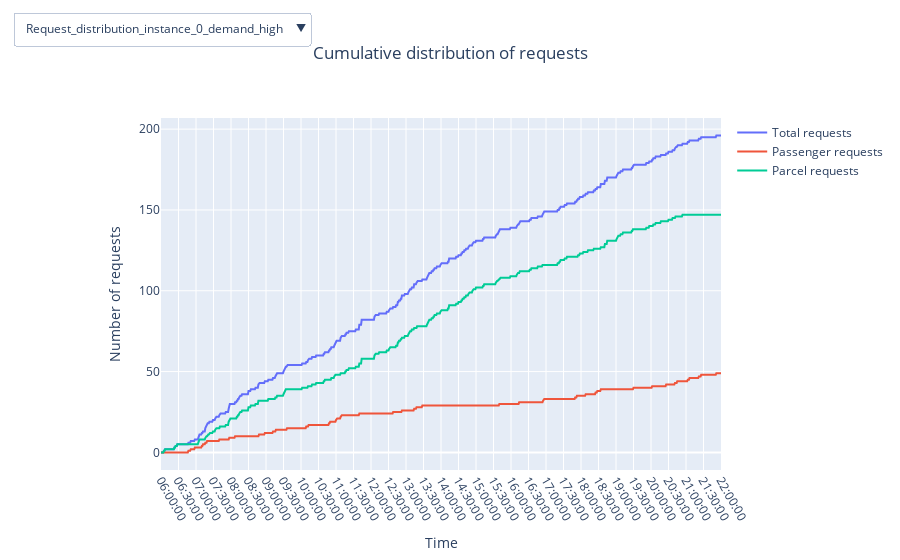

Here is the notebook cell this chart was saved with:
### Code cell
# Example function to load and create a figure from a file
def load_data_and_create_figure(Folder, filename):
    # Load data
    df = pd.read_excel(Folder + filename)

    # Create the figure (cumulative line plots for requests)
    fig = go.Figure()
    fig.add_trace(go.Scatter(x=df['Time_h'], y=df['Total_requests'].cumsum(), mode='lines', name="Total requests"))
    fig.add_trace(go.Scatter(x=df['Time_h'], y=df['Passenger_requests'].cumsum(), mode='lines', name="Passenger requests"))
    fig.add_trace(go.Scatter(x=df['Time_h'], y=df['Parcel_requests'].cumsum(), mode='lines', name="Parcel requests"))

    # Show time every 30 minutes
    fig.update_xaxes(tickvals=df['Time_h'][::30], ticktext=df['Time_h'][::30])
    
    return fig, df['Time_h']


# Create an empty figure
fig = go.Figure()

# Define the buttons for the dropdown
dropdown_buttons = []

# Add a figure trace for each file, making them initially invisible except the first file
for idx, file in enumerate(dist_files):
    # Create traces for each file using the function
    current_fig, time_h = load_data_and_create_figure(Folder_save, file)

    # Add all traces (3 traces per file) to the main figure, initially set visible to False
    for trace in current_fig.data:
        fig.add_trace(trace)
        # Set visibility of the first file's traces to True, and others to False
        fig.data[-1].visible = True if idx == 0 else False

# Add dropdown buttons for each file
for idx, file in enumerate(dist_files):
    # Make all three traces for the selected file visible
    visibility = [False] * len(fig.data)
    visibility[idx*3:(idx+1)*3] = [True, True, True]  # Make three traces visible for the selected file
    
    dropdown_buttons.append(
        dict(
            args=[{'visible': visibility}],
            label=file[:-5],  # Remove the extension from the filename
            method='update'
        )
    )

# Add dropdown menu
fig.update_layout(
    updatemenus=[
        dict(
            active=0,
            buttons=dropdown_buttons,
            x=0,
            xanchor='center',
            y=1.3,
            yanchor='top',
        )
    ]
)

fig.update_layout(
    title='Cumulative distribution of requests',
    title_x=0.5,
    xaxis_title='Time',
    yaxis_title='Number of requests',
    xaxis_tickangle=60
)

# x axis is every 30 minutes
fig.update_layout(xaxis = dict(tickvals=time_h[::30], ticktext=time_h[::30]))
# Display the figure
fig.show()

### Figure 1 — Plotly figure (JSON) as saved in the notebook; plotly's stock layout.template omitted (floating-point values rounded to 4 significant figures; data arrays with more than 128 entries replaced by an {"elided": "..."} marker saying what was removed)
{"data": [{"mode": "lines", "name": "Total requests", "type": "scatter", "visible": true, "x": {"elided": "961 str values"}, "y": {"elided": "961 int values"}}, {"mode": "lines", "name": "Passenger requests", "type": "scatter", "visible": true, "x": {"elided": "961 str values"}, "y": {"elided": "961 int values"}}, {"mode": "lines", "name": "Parcel requests", "type": "scatter", "visible": true, "x": {"elided": "961 str values"}, "y": {"elided": "961 int values"}}, {"mode": "lines", "name": "Total requests", "type": "scatter", "visible": false, "x": {"elided": "961 str values"}, "y": {"elided": "961 int values"}}, {"mode": "lines", "name": "Passenger requests", "type": "scatter", "visible": false, "x": {"elided": "961 str values"}, "y": {"elided": "961 int values"}}, {"mode": "lines", "name": "Parcel requests", "type": "scatter", "visible": false, "x": {"elided": "961 str values"}, "y": {"elided": "961 int values"}}, {"mode": "lines", "name": "Total requests", "type": "scatter", "visible": false, "x": {"elided": "961 str values"}, "y": {"elided": "961 int values"}}, {"mode": "lines", "name": "Passenger requests", "type": "scatter", "visible": false, "x": {"elided": "961 str values"}, "y": {"elided": "961 int values"}}, {"mode": "lines", "name": "Parcel requests", "type": "scatter", "visible": false, "x": {"elided": "961 str values"}, "y": {"elided": "961 int values"}}, {"mode": "lines", "name": "Total requests", "type": "scatter", "visible": false, "x": {"elided": "961 str values"}, "y": {"elided": "961 int values"}}, {"mode": "lines", "name": "Passenger requests", "type": "scatter", "visible": false, "x": {"elided": "961 str values"}, "y": {"elided": "961 int values"}}, {"mode": "lines", "name": "Parcel requests", "type": "scatter", "visible": false, "x": {"elided": "961 str values"}, "y": {"elided": "961 int values"}}], "layout": {"title": {"text": "Cumulative distribution of requests", "x": 0.5}, "updatemenus": [{"active": 0, "buttons": [{"args": [{"visible": [true, true, true, false, false, false, false, false, false, false, false, false]}], "label": "Request_distribution_instance_0_demand_high", "method": "update"}, {"args": [{"visible": [false, false, false, true, true, true, false, false, false, false, false, false]}], "label": "Request_distribution_instance_0_demand_low", "method": "update"}, {"args": [{"visible": [false, false, false, false, false, false, true, true, true, false, false, false]}], "label": "Request_distribution_instance_1_demand_high", "method": "update"}, {"args": [{"visible": [false, false, false, false, false, false, false, false, false, true, true, true]}], "label": "Request_distribution_instance_1_demand_low", "method": "update"}], "x": 0, "xanchor": "center", "y": 1.3, "yanchor": "top"}], "xaxis": {"tickangle": 60, "ticktext": ["06:00:00", "06:30:00", "07:00:00", "07:30:00", "08:00:00", "08:30:00", "09:00:00", "09:30:00", "10:00:00", "10:30:00", "11:00:00", "11:30:00", "12:00:00", "12:30:00", "13:00:00", "13:30:00", "14:00:00", "14:30:00", "15:00:00", "15:30:00", "16:00:00", "16:30:00", "17:00:00", "17:30:00", "18:00:00", "18:30:00", "19:00:00", "19:30:00", "20:00:00", "20:30:00", "21:00:00", "21:30:00", "22:00:00"], "tickvals": ["06:00:00", "06:30:00", "07:00:00", "07:30:00", "08:00:00", "08:30:00", "09:00:00", "09:30:00", "10:00:00", "10:30:00", "11:00:00", "11:30:00", "12:00:00", "12:30:00", "13:00:00", "13:30:00", "14:00:00", "14:30:00", "15:00:00", "15:30:00", "16:00:00", "16:30:00", "17:00:00", "17:30:00", "18:00:00", "18:30:00", "19:00:00", "19:30:00", "20:00:00", "20:30:00", "21:00:00", "21:30:00", "22:00:00"], "title": {"text": "Time"}}, "yaxis": {"title": {"text": "Number of requests"}}}}
